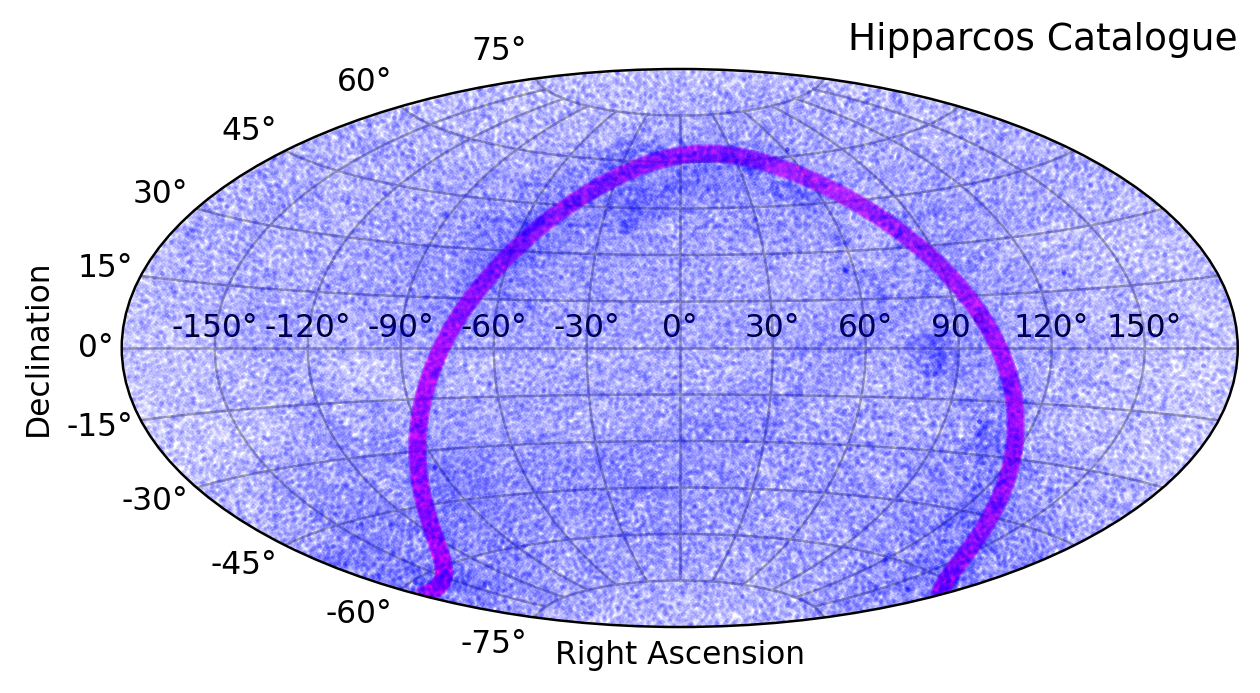

Recreate this plot in Python.
#!/usr/pkg/bin/python3.9

#
# Time-stamp: <2022/11/20 22:07:40 (CST) daisuke>
#

# importing gzip module
import gzip

# importing numpy module
import numpy

# importing astropy module
import astropy.units
import astropy.coordinates

# importing matplotlib module
import matplotlib.figure
import matplotlib.backends.backend_agg

# units
u_ha  = astropy.units.hourangle
u_deg = astropy.units.deg
u_rad = astropy.units.rad

# files
file_cat    = 'hip2.dat.gz'
file_output = 'ai202209_s10_02_02.png'

# list to store data
list_ra_rad  = []
list_dec_rad = []

# counting number of data
n = 0

# opening file
with gzip.open (file_cat, 'rb') as fh:
    # reading data
    for line in fh:
        n += 1

# opening file
with gzip.open (file_cat, 'rb') as fh:
    # reading data
    i = 0
    for line in fh:
        # decoding raw byte data
        line = line.decode ('utf-8')
        
        # extracting data
        ra_str  = line[15:28].strip ()
        dec_str = line[29:42].strip ()
        mag_str = line[129:136].strip ()
        BV_str  = line[152:158].strip ()

        # skipping, if any of data is missing.
        if ( (ra_str == '') or (dec_str == '') or (mag_str == '') \
             or (BV_str == '') ):
            continue
        # conversion from string to float
        ra_rad  = float (ra_str)
        dec_rad = float (dec_str)
        mag     = float (mag_str)
        BV      = float (BV_str)
    
        # coordinate
        coord = astropy.coordinates.SkyCoord (ra_rad, dec_rad, \
                                              frame=astropy.coordinates.ICRS, \
                                              unit=u_rad)

        # appending data to lists
        ra_rad_wrap = coord.ra.wrap_at (180 * u_deg).radian
        list_ra_rad.append (ra_rad_wrap)
        list_dec_rad.append (coord.dec.radian)

        # progress
        i += 1
        if (i % 5000 == 0):
            print ("progress: %6d / %6d" % (i, n) )

# making numpy arrays
data_ra_rad = numpy.array (list_ra_rad)
list_ra_rad.clear ()
data_dec_rad = numpy.array (list_dec_rad)
list_dec_rad.clear ()

# galactic plane
gal_lon = numpy.linspace (0.001, 359.999, 1000) * u_deg
gal_lat = numpy.zeros (1000) * u_deg
gal_coord = astropy.coordinates.Galactic (l=gal_lon, \
                                          b=gal_lat)
gal_ra  = gal_coord.transform_to (astropy.coordinates.ICRS) \
                   .ra.wrap_at (180.0 * u_deg).radian
gal_dec = gal_coord.transform_to (astropy.coordinates.ICRS).dec.radian

# making objects "fig" and "ax"
fig    = matplotlib.figure.Figure ()
canvas = matplotlib.backends.backend_agg.FigureCanvasAgg (fig)
ax     = fig.add_subplot (111, projection="aitoff")

matplotlib.rcParams['agg.path.chunksize'] = 10000

# axes
ax.grid ()
ax.set_title ('Hipparcos Catalogue', loc='right')
ax.set_xlabel ('Right Ascension')
ax.set_ylabel ('Declination')

# plotting data
ax.plot (gal_ra, gal_dec, \
         linestyle='None', marker='o', color='magenta', markersize=5, \
         alpha=0.1, label='Galactic plane')
ax.plot (data_ra_rad, data_dec_rad, marker='.', color='blue', \
         markersize=1, alpha=0.1, linestyle='None', fillstyle='full')

# saving file
fig.savefig (file_output, bbox_inches="tight", dpi=225)
